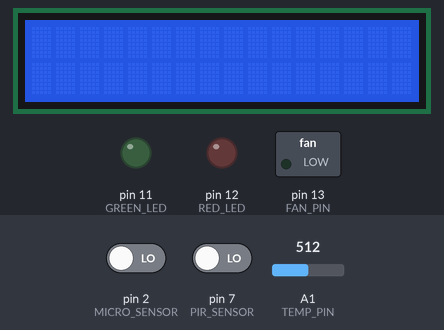
The sketch below on a simulated Arduino Uno, built with avr-gcc and run on an emulated ATmega328P. Shown: 16×2 character LCD, switched loads named in the sketch (green lamp = pin HIGH), output pins drawn as LEDs (lit = HIGH). The inputs (shaded band) are chosen by the test bench; at power-on: pin 7 (PIR_SENSOR) LOW, A1 (TEMP_PIN) = 512, pin 2 (MICRO_SENSOR) LOW. What the sketch prints to the serial monitor is not drawn.

Above: at 1.3 s.
1.4 s: pin 7 (PIR_SENSOR) driven HIGH
At 6.3 s:
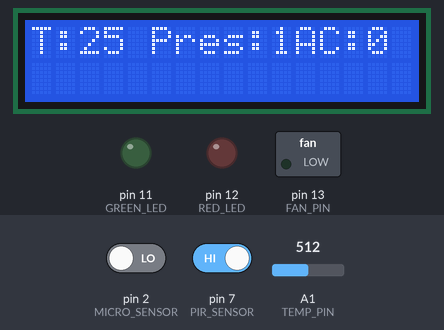
11.6 s: A1 (TEMP_PIN) set to 505
At 25.5 s:
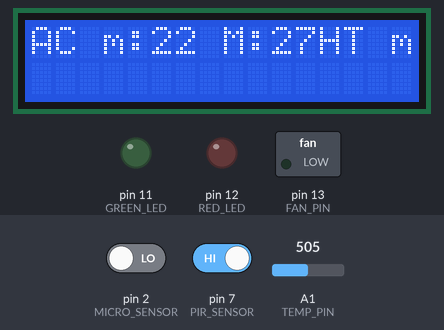
25.6 s: A1 (TEMP_PIN) set to 469
At 36.3 s:
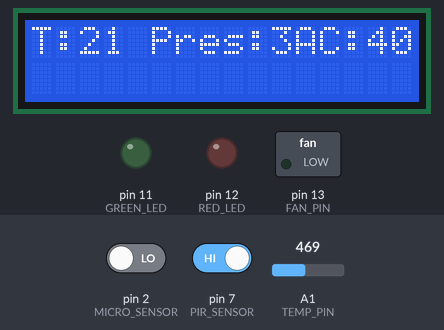
36.7 s: A1 (TEMP_PIN) set to 451
At 50.7 s:
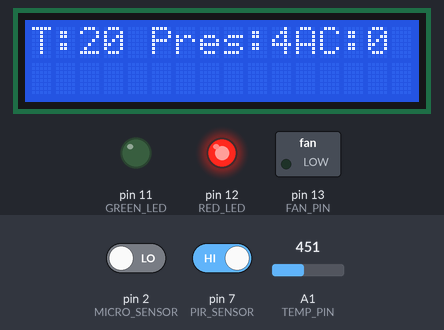
Timing chart, 0 to 52.2 s (numbered marks = the images above; inputs shaded):
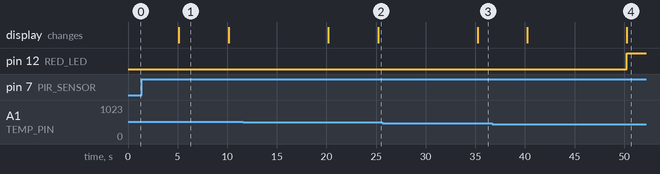

Measured:
- the behaviour switches between 512 and 511 on A1 (TEMP_PIN) (found by bisection; images 1 and 2)
- the behaviour switches between 462 and 461 on A1 (TEMP_PIN) (found by bisection; images 3 and 4)
- after the input at 11.6 s, pin 13 (FAN_PIN): stays LOW (without the input it goes to HIGH after 8.6 s)
- after the input at 25.6 s, the display: changes after 9.6 s (image 3)
- after the input at 36.7 s, pin 12 (RED_LED): LOW → HIGH after 13.6 s
- what the display in image 1 shows lasts 5.1 s, from 5.1 s to 10.2 s

The sketch:

Es.ino
```cpp
#include <math.h>
#include <LiquidCrystal_PCF8574.h>
LiquidCrystal_PCF8574 lcd(0x27);

const int TEMP_PIN = A1;        // Pin del sensore di temperatura
const float B = 4275;
const float R0 = 100000;

// Motore
#define MIN_SP_C 25             // Temperatura minima a cui azionare la ventola
#define MAX_SP_C 30             // Temperatura massima a cui attribuire velocità massima della ventola
#define MIN_SP_C_pp 22          // Temperatura minima a cui azionare la ventola in presenza di persone
#define MAX_SP_C_pp 27          // Temperatura massima a cui attribuire velocità massima della ventola in presenza di persone
const int FAN_PIN = 13;         // Pin del motorino
int current_speed = 0;          // Velocità della ventola

// LED
#define MIN_SP_R 15             //  Temperatura minima a cui attribuire luminosità massima del LED
#define MAX_SP_R 20             // Temperatura massima a cui azionare il LED
#define MIN_SP_R_pp 18          // Temperatura minima a cui attribuire luminosità massima del LED in presenza di persone
#define MAX_SP_R_pp 23          // Temperatura massima a cui azionare il LED in presenza di persone
const int RED_LED=12;           // pin del LED rosso
int red_state = 0;
const int GREEN_LED=11;         // pin del LED verde
int green_state = 0;

// PIR
#define TIMEOUT_PIR 5            // Tempo di attesa dopo cui ipotizzare che non ci siano più persone in stanza
const int PIR_SENSOR=7;          // Pin del sensore PIR
int pirValue = LOW;
int people = 0;                  // Numero di persone rilevate nella stanza
unsigned long lastPresenceTime = 0;
unsigned long firstPresenceTime = 0;

// Microfono
#define N_SOUND_EVENTS 3         // Numero di eventi necessari per rilevare una presenza (in un certo lasso di tempo) col sensore di rumore
#define SOUND_INTERVAL  5        // Lasso di tempo in cui verificare la presenza degli N eventi col sensore di rumore (minuti)
const int MICRO_SENSOR = 2;      // Pin associato al microfono
int events;                      // Eventi rilevati dal microfono
unsigned long firstEventMicro = 0;
unsigned long lastEventMicro = 0;
#define MAX_CLAP_INTERVAL 1000   // Intervallo massimo tra un battito di mani e l'altro (millisecondi)
#define MIN_CLAP_INTERVAL 300    // Intervallo minimo tra un battito di mani e l'altro (millisecondi)
volatile long currentClap = 0;
volatile long lastClap = 0;
volatile long lastSwitch = 0;

// Calcola la temperatura rilevata dal sensore
int calculateTemperature(){
  int a;
  float R, temperature;

  a = analogRead(TEMP_PIN);
  R = (1023.0 / (float)a) - 1.0;
  R = R * R0;
  temperature = 1.0/((log(R/R0))/B +1/298.15)-273.15;

  return (int) temperature;
}

// Controllo la presenza di persone con il PIR
bool checkPresencePir(){
  bool retValue = false;
  unsigned long timePassedMinutes;

  pirValue = digitalRead(PIR_SENSOR);

  if(pirValue == HIGH){
    retValue = true;
    lastPresenceTime = millis();

    if(firstPresenceTime == 0)
      firstPresenceTime = lastPresenceTime;
  }
  else{
    timePassedMinutes = (lastPresenceTime - firstPresenceTime) / 60000;
    if(timePassedMinutes >= TIMEOUT_PIR){
      firstPresenceTime = 0;
      people = 0;
    }
  }

  return retValue;
}

// Controllo la presenza di persone con il microfono
bool checkPresenceMicrophone(){
  int microValue;
  bool retValue = false;
  unsigned long timePassed;

  microValue = digitalRead(MICRO_SENSOR);
  if(microValue == HIGH){
    events++;
    lastEventMicro = millis();

    if(events >= N_SOUND_EVENTS){
      events = 0;
      retValue = true;
      firstEventMicro = 0;
    }

    if(firstEventMicro == 0)
      firstEventMicro = lastEventMicro;
  }
  else{
    timePassed = (lastEventMicro - firstEventMicro) / 60000;
    if(timePassed >= SOUND_INTERVAL){
      events = 0;
      firstEventMicro = 0;
      lastEventMicro = 0;
    }
  }

  return retValue;
}

// Attiva la ventola a seconda della temperatura rilevata
void activateFan(int temp, int minC, int maxC){

  if (temp >= minC)
    current_speed =  51 * (temp - minC);
  else if(temp > maxC)
    current_speed = 255;
  else
    current_speed = 0;

  analogWrite(FAN_PIN, current_speed);

}

// Accende il diodo in base alla temperatura rilevata
void warmResistor(int temp, int minR, int maxR){

  if(temp < minR)
    red_state = 255;
  else if(temp <= maxR)
     red_state = 51 * (maxR - temp);
  else
     red_state = 0;

  analogWrite(RED_LED, red_state);
}

// Stampa i valori ottenuti su monitor LCD
void printLCD(int temperature, int peopleFound, int ac, int heater, int acMin, int acMax, int heatMin, int heatMax){

  lcd.clear();
  lcd.print("T:");
  lcd.print(temperature);
  lcd.print(" Pres:");
  lcd.print(peopleFound);
  lcd.print("AC:");
  lcd.print(ac);
  lcd.print(" HT:");
  lcd.print(heater);
  delay(5*1e03);            // Attendo 5 secondi prima di scrivere il prossimo messaggio

  lcd.clear();
  lcd.print("AC m:");
  lcd.print(acMin);
  lcd.print(" M:");
  lcd.print(acMax);
  lcd.print("HT m:");
  lcd.print(heatMin);
  lcd.print(" M:");
  lcd.print(heatMax);

}

// Accende/spegne il LED verde in caso di doppio battito di mani
void checkPresenceClap(){
  int microValueC;

  microValueC = digitalRead(MICRO_SENSOR);
  currentClap = millis();

  if(microValueC == HIGH){
    if((currentClap - lastClap < MAX_CLAP_INTERVAL && currentClap - lastClap > MIN_CLAP_INTERVAL && currentClap - lastSwitch > MAX_CLAP_INTERVAL)){
        green_state = !green_state;
        digitalWrite(GREEN_LED,green_state);
        lastSwitch = currentClap;
    }
    lastClap = currentClap;
  }
}

int getValue(){
  char c;
  int value;
  String str;

  while(Serial.available()>0){
    c = Serial.read();
    str += c;
    delay(2);
  }

  value=str.toInt();
  delay(5*1e03);

  return value;
}

void setup() {

  // Inizializzo il monitor seriale
  Serial.begin(9600);
  while(!Serial);
  Serial.println("Benvenuto");

 // Punto 1
 pinMode(FAN_PIN, OUTPUT);
 analogWrite(FAN_PIN, current_speed);
 Serial.println("Motore collegato...");

 // Punto 2
 pinMode(RED_LED,OUTPUT);
 analogWrite(RED_LED,red_state);
 Serial.println("LED rosso collegato...");

 // Punto 3
 pinMode(PIR_SENSOR, INPUT);
 Serial.println("PIR collegato...");

 // Punto 4
 pinMode(MICRO_SENSOR, INPUT);
 Serial.println("Microfono collegato...");

 // Punto 7
 lcd.begin(16,2);
 lcd.setBacklight(255);
 lcd.home();
 lcd.clear();
 lcd.print(" ");
 Serial.println("Monitor LCD collegato...");
 Serial.println("Inizio...");

 // Punto 9
 pinMode(GREEN_LED,OUTPUT);
 analogWrite(GREEN_LED,green_state);
 attachInterrupt(digitalPinToInterrupt(MICRO_SENSOR), checkPresenceClap, CHANGE);
}

void loop() {
  int temp, minC, maxC, minR, maxR;
  char risp;
  float ac, ht;
  bool foundPir, foundMicro;
  unsigned long timePassedMinutes;

  temp = calculateTemperature();
  ac = current_speed * 100 / 255;
  ht = red_state * 100 / 255;

  // Imposto i 4 set-point
  Serial.println("Aggiornare i 4 set-point? y/n");
  if(Serial.available()>0)
    risp = Serial.read();

  delay(5*1e03);
  Serial.print("Hai scelto ");
  Serial.println(risp);

  // Se scrivo 'y' allora devo inserire i dati
  if(risp == 'y'){
    Serial.print("minC: ");
    minC=getValue();
    Serial.print("maxC: ");
    maxC=getValue();
    Serial.print("minR: ");
    minR=getValue();
    Serial.print("maxR: ");
    maxR=getValue();
  }
  else if(people){
      minC = MIN_SP_C_pp;
      maxC = MAX_SP_C_pp;
      minR = MIN_SP_R_pp;
      maxR = MAX_SP_R_pp;
    }
  else{
      minC = MIN_SP_C;
      maxC = MAX_SP_C;
      minR = MIN_SP_R;
      maxR = MAX_SP_R;
  }

  // Gestisco il PIR
  foundPir = checkPresencePir();
  // Gestisco il microfono (commentato per il punto 9)
  //foundMicro = checkPresenceMicrophone();

  // Se ho trovato una presenza o con PIR o con microfono aumento il numero di persone percepite
  if(foundPir)// OR con foundMicro commentato per il punto 9
    people++;

  activateFan(temp, minC, maxC);
  warmResistor(temp, minR, maxR);
  printLCD(temp, people, ac, ht, minC, maxC, minR, maxR);

  delay(5*1e03);
}
```
